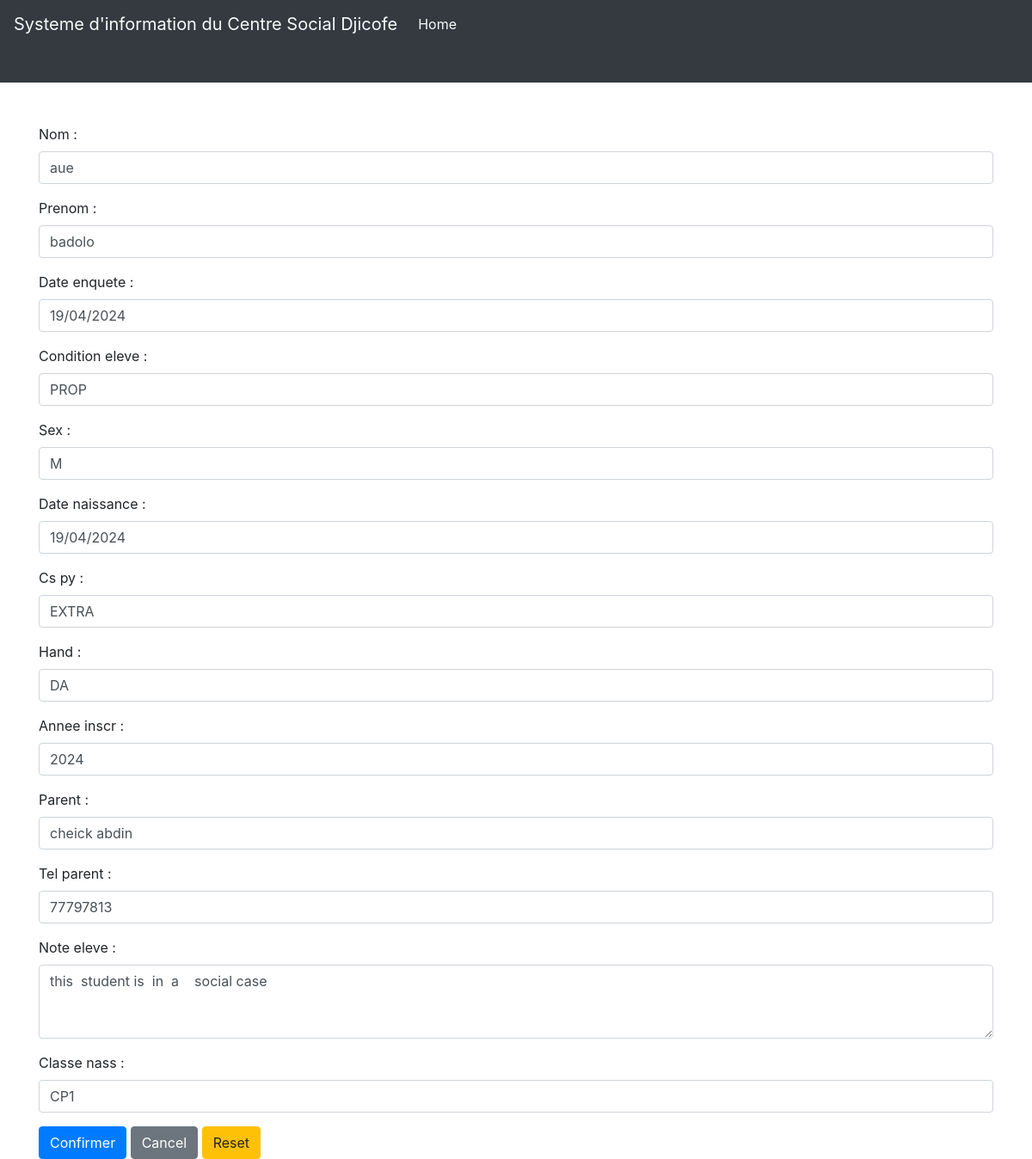
Page /homepage/student/5/update/ on the earlier database version.
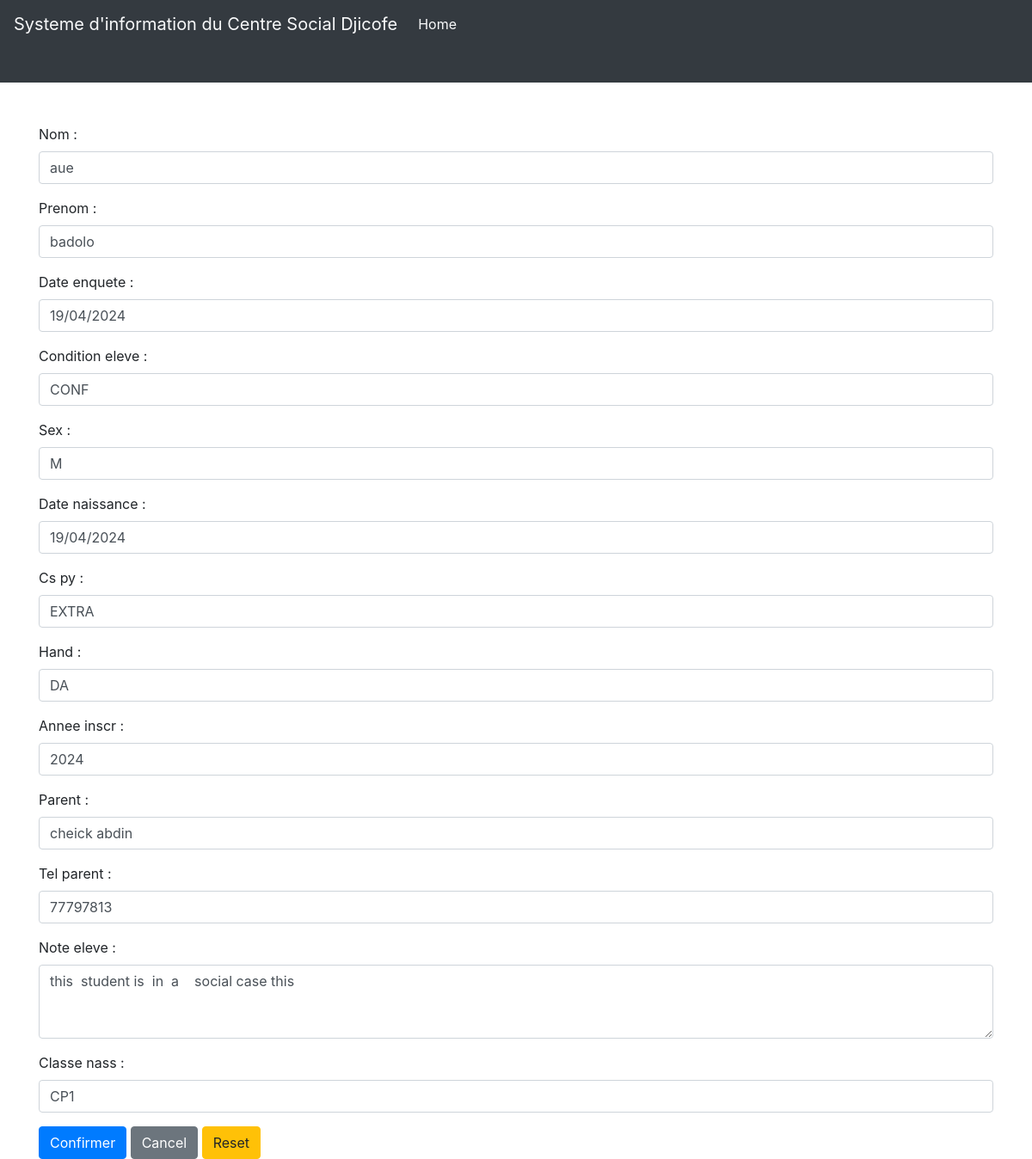
Same page on the later database version.
### scuelo/models.py (models this page shows, shortened)
class Eleve(models.Model):
    nom = models.CharField(max_length=34, null=False)
    prenom = models.CharField(max_length=34, null=False)
    date_enquete = models.DateTimeField(blank=True)  # is  added right after
    condition_eleve = models.CharField(
        max_length=4,
        choices=CONDITION_ELEVE
    )
    sex = models.CharField(max_length=1, choices=SEX)
    date_naissance = models.DateField()
    cs_py = models.CharField(max_length=6, choices=CS_PY)
    hand = models.CharField(max_length=2, choices=HAND, blank=True ,default="")
    annee_inscr = models.CharField(max_length=4)  # the inscrption year
    parent = models.CharField(max_length=34, null=False)
    tel_parent = models.CharField(max_length=24, null=False)
    note_eleve = models.CharField(max_length=240, blank=True, default='')
    classe_nass = models.ForeignKey(Classe ,  on_delete=models.PROTECT   )
    class Meta:
        verbose_name = 'Eleve'
        verbose_name_plural = 'Eleves'

class Classe(models.Model):
    type_ecole = models.CharField(max_length=14, choices=TYPE_ECOLE ,  default="")
    nom = models.CharField(max_length=23, null=False , default="")
    def __str__( self ):
        return self.nom

### scuelo/views.py (the view)
# urls.py: path('student/<int:pk>/update/', student_update, name='student_update'),
def student_update(request, pk):
    student = Eleve.objects.get(pk=pk)
    if request.method == 'POST':
        form = StudentUpdateForm(request.POST, instance=student)
        if form.is_valid():
            form.save()
            return redirect('student_detail', pk=pk)  # Redirect to student detail page with updated student PK
    else:
        form = StudentUpdateForm(instance=student)
        if 'reset' in request.GET:
            return redirect('student_detail', pk=pk)  # Redirect to student detail page without form submission
    return render(request, 'scuelo/eleve_update.html', {'form': form , 'student': student})

### scuelo/templates/scuelo/eleve_update.html (shortened to what this page needs)
{% extends 'layout.html' %}
{% block header %}
<nav class="navbar navbar-expand-lg navbar-light bg-dark pb-5 mb-5 mt-9">
  <a class="navbar-brand text-light" href="{% url 'home' %}">Systeme d'information du Centre Social Djicofe</a>
  <div class="collapse navbar-collapse" id="navbarNav">
      <ul class="navbar-nav">
          <li class="nav-item active">
              <a class="nav-link text-light" href="{% url 'home' %}">Home <span class="sr-only">(current)</span></a>
          </li>
      </ul>
  </div>
</nav>
{% endblock header %}
{% block content %}
<div class='container'>
  <form method="post">
    {{ form.as_p }}
    <button type="submit" class="btn btn-primary">Confirmer</button>
    <a href="{% url 'student_detail' pk=student.pk %}" class="btn btn-secondary">Cancel</a>
        <a href="{% url 'student_detail' pk=student.pk %}" class="btn btn-warning">Reset</a>
</form>
</div>
{% endblock %}

Differences in the rows shown:
changed Eleve "badolo": condition_eleve "PROP" → "CONF"; note_eleve "this student is in a social case" → "this student is in a social case this"
